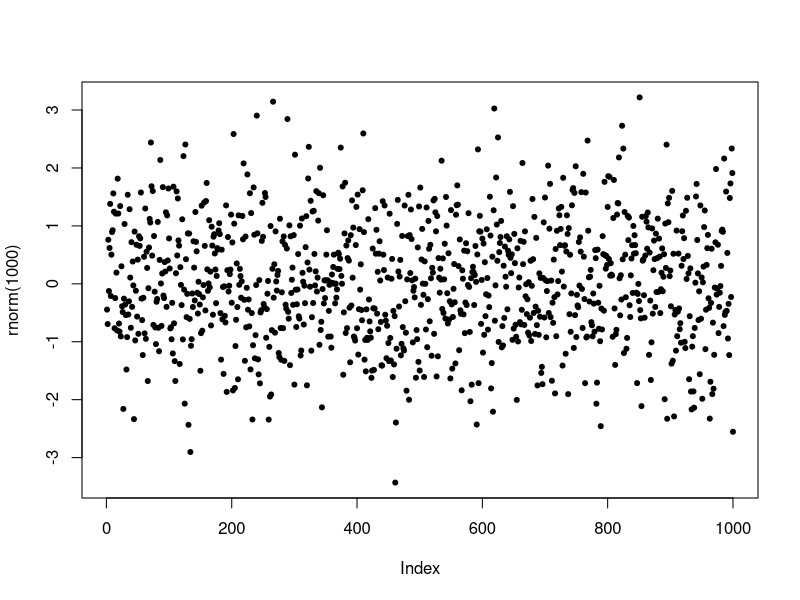
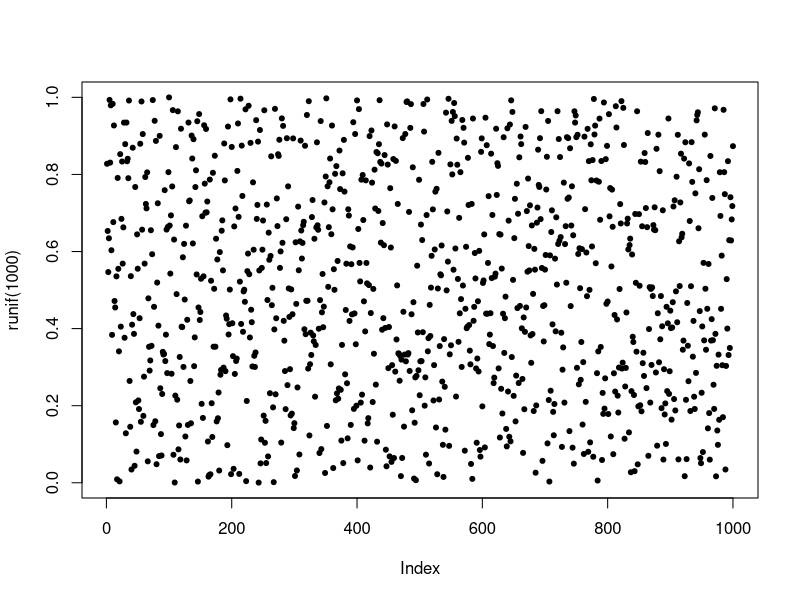

The R source for these figures, in order:
## How to generate 100 random numbers from uniform distribution?
runif(100, min=-1, max=1)

## Arguments min=0 and max=1 are set by default. It means that if we do not
## explicitly state min and max, the funcntion will generate n random numbers
## from [0,1] interval:
runif(100) ## = ruinf(100, min=0, max=1)=runif(100, 0, 1)


## if we want to replicate the results of a RNG session, we need to use 
## the same seed:
.Random.seed  ## gives the state of the RNG
a=.Random.seed ## we save RNG state in a vector 
set.seed(a)    ## set a to be our seed  
runif(5) ##now we are generating 5 RN from unifrom distribution using the chosen seed (1)
runif(5) ## next 5 numbers are are generating from the point, where algorithm has "stopped" (2)
set.seed(a)
runif(5)   ## allows us to replicate the results of the previous generating
set.seed(a)
runif(10)  ## we can spot, that these 10 numbers are numbers from (1) and (2) 


## We can generate RN from different disctributions
rnorm(100) ## 100 RN from normal distribution

## Let's plot these 100 numbers from uniform and normal dostributions
plot(rnorm(1000), type="p", pch=20) ## we can see that observations are concentrated around 0
plot(runif(1000), type="p", pch=20) ## we can see that points are more or less uniformly
## distributed along the interval


## Inverse CDF method for RNG from normal distribution
c = runif(100, min = 0, max = 1) ## generating 100 quantiles
qnorm(c) ## getting random numbers from normal distribution with quntile function 

##Switching RNG
RNGkind() ##query of currently used RNG. Mersenne Twister is set by default
RNGkind("Wichmann-Hill") ## set a new algorithm
